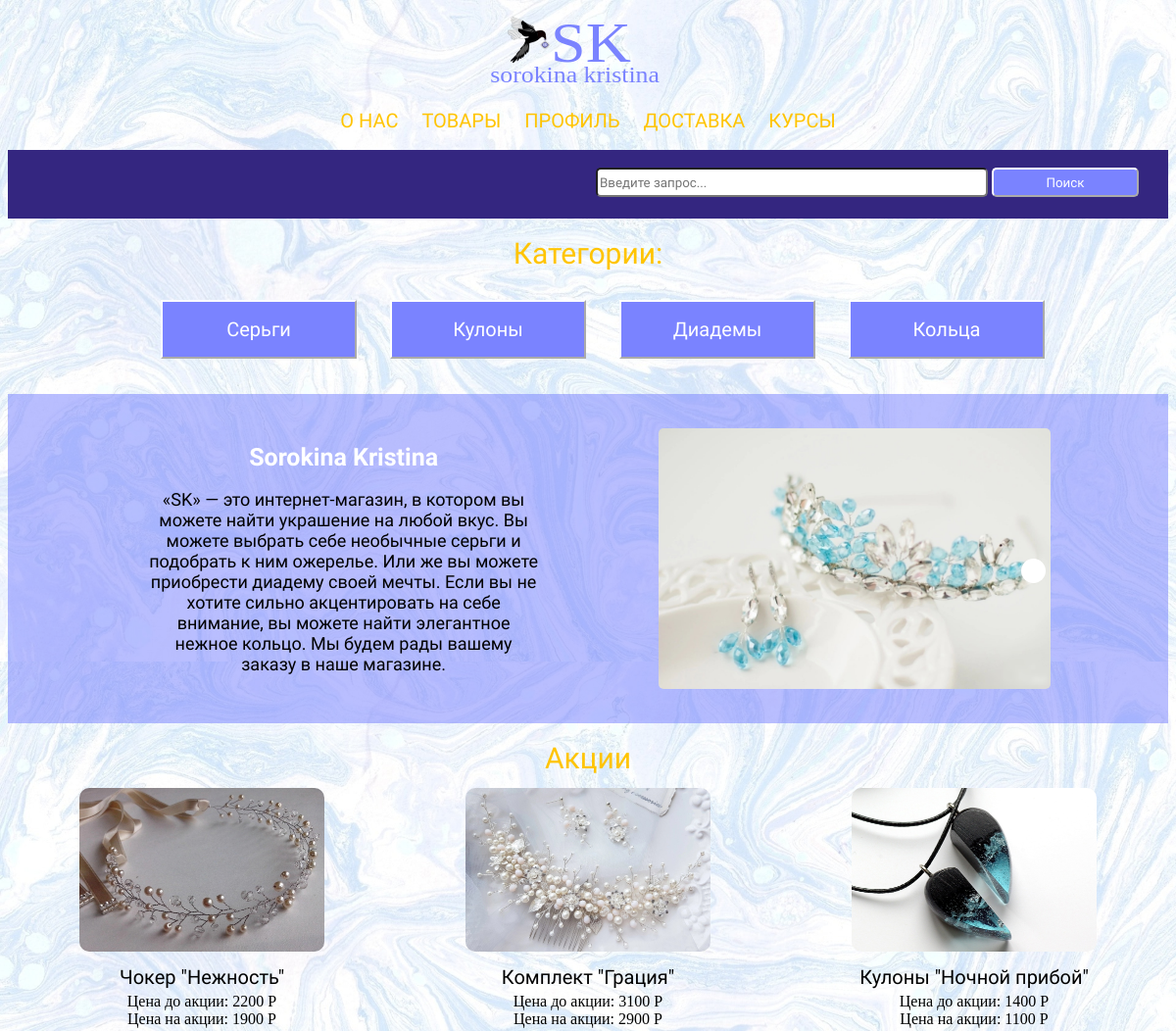
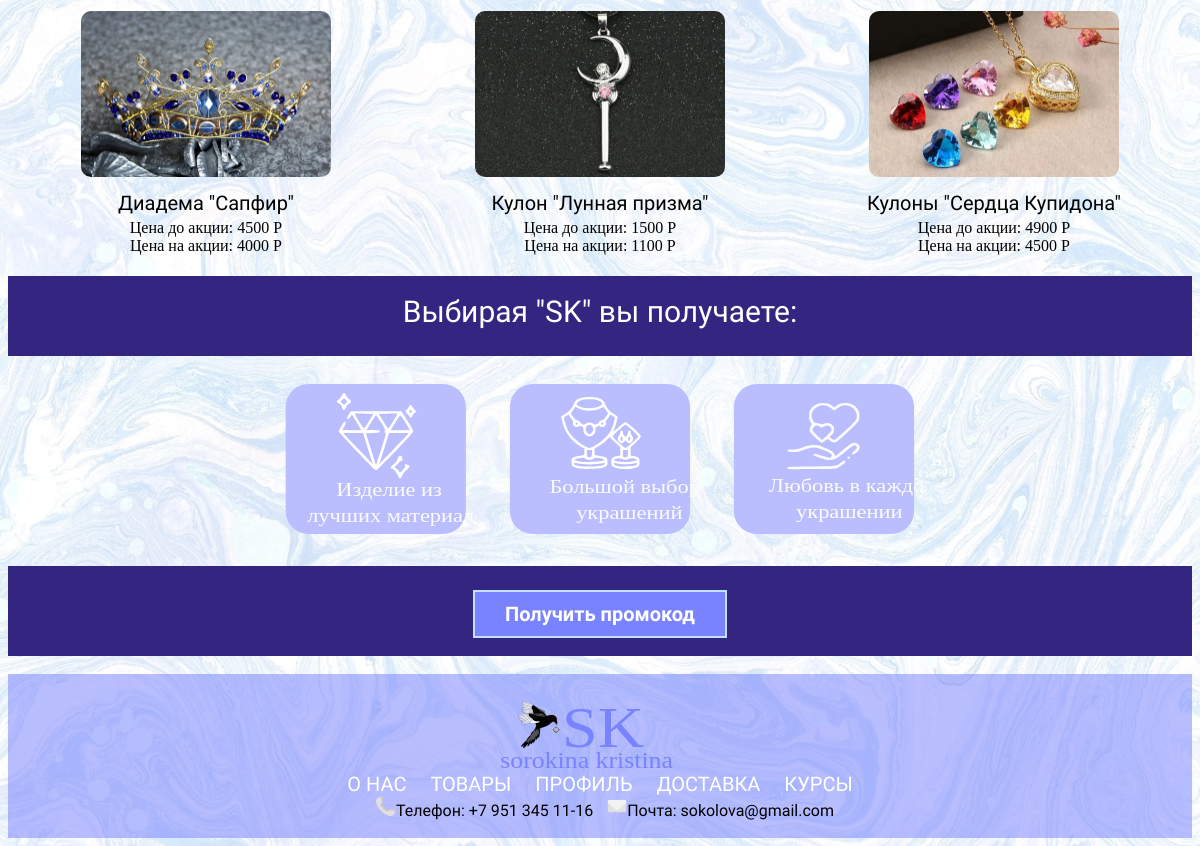
The page / on the database its author committed (2 pictures, top to bottom).
### tables this page shows
CREATE TABLE `stocks` (
  `id` int NOT NULL,
  `title` varchar(50) NOT NULL,
  `old_price` int NOT NULL,
  `new_price` int NOT NULL
);

### index.php (the view, shortened to what this page needs)
<html>
<head>
<link rel ="stylesheet" href="style/style.css">
<link rel ="stylesheet" href="style/mediastyle.css">
<link rel ="stylesheet" href="style/styleslider.css">
<link rel ="stylesheet" href="style/style3.css">
</head>
<body>
<div class="head">
<a href="index.php"><img class = "sk" src="picture/log.svg"></a> <br><br>
<a href="html/about_us.html">О нас</a>
<a href="html/products.php">Товары</a>
<a href="html/profile.php">Профиль</a>
<a href="html/delivery.html">Доставка</a>
<a href="html/courses.php">Курсы</a> <br><br>
</div>
<div class="search"> <br>
<input class="searchInput" type="text" placeholder="Введите запрос...">
<button class="searchBut" type="button"><a href="#">Поиск</a></button>
</div>
<div class="divCatalog"> <br>
<span class="catalogSpan">Категории:</span> <br>
<a href="html/products.php#earrings"><button class="catalog">Серьги</button></a>
<a href="html/products.php#pendant"><button class="catalog">Кулоны</button></a>
<a href="html/products.php#tiara"><button class="catalog">Диадемы</button></a>
<a href="html/products.php#rings"><button class="catalog">Кольца</button></a>
</div>
</div> <br><br>
<div class="infoDiv">
<table class="infoTable">
<tr>
<td class="inf"></td>
<td class="info">
<h1 class="infoH1">Sorokina Kristina</h1>
<p class="infoP">«SK» — это интернет-магазин, в котором вы можете найти украшение на любой вкус.
Вы можете выбрать себе необычные серьги и подобрать к ним ожерелье.
Или же вы можете приобрести диадему своей мечты.
Если вы не хотите сильно акцентировать на себе внимание, вы можете найти элегантное нежное кольцо.
Мы будем рады вашему заказу в наше магазине.</p>
</td>
<td>
<section id="slider_bl">
<div class="wrapper">
<div class="slider-wrapper">
<div class=inner>
<article>
<img src="picture/бело-голубая_диадема.jpg"/>
</article>
</div>
</div>
<div class="slider-prev-next-control">
<label for=slide2></label>
</div>
</div></section>
</td></tr>
</table>
</div>
<div class="stocks"> <br>
<span class="catalogSpan">
<?php
$host = 'localhost';
$user = 'root';
$pass = '';
$name = 'database';
$link = mysqli_connect($host, $user, $pass, $name);
if ($link == false) {
print("Акции временно недоступны"); }
else {
print("Акции"); }
?>
</span> <br>
<table class="stocksTable">
<tr>
<td><img src="picture/img1.jpg"></td>
<td><img src="picture/img2.jpg"></td>
<td><img src="picture/img3.jpg"></td>
</tr>
<tr class="titleStyleBD">
<?php
$sql_stocks_title = "SELECT * FROM `stocks` WHERE id = 1 or id = 2 or id = 3";
if ($result = $link->query($sql_stocks_title)) {
foreach($result as $row) {
$title = $row['title'];
print("<td>".$title."</td>");
}}
?>
</tr>
<tr>
<?php
$sql_stocks = "SELECT * FROM `stocks` WHERE id = 1 or id = 2 or id = 3";
if ($result = $link->query($sql_stocks)) {
foreach($result as $row) {
$old_price = $row['old_price'];
$new_price = $row['new_price'];
print("<td>"."Цена до акции: ".$old_price." Р ".
"<br> Цена на акции: ".$new_price." Р "."</td>");
}}
?>
</tr>
<tr>
<td><img src="picture/img4.jpg"></td>
<td><img src="picture/img5.jpg"></td>
<td><img src="picture/img6.jpg"></td>
</tr>
<tr class="titleStyleBD">
<?php
$sql_stocks_title = "SELECT * FROM `stocks` WHERE id = 4 or id = 5 or id = 6";
if ($result = $link->query($sql_stocks_title)) {
foreach($result as $row) {
$title = $row['title'];
print("<td>".$title."</td>");
}}
?>
</tr>
<tr>
<?php
$sql_stocks = "SELECT * FROM `stocks` WHERE id = 4 or id = 5 or id = 6";
if ($result = $link->query($sql_stocks)) {
foreach($result as $row) {
$old_price = $row['old_price'];
$new_price = $row['new_price'];
print("<td>"."Цена до акции: ".$old_price." Р ".
"<br> Цена на акции: ".$new_price." Р "."</td>");
}}
?>
</tr>
</table>
</div> <br>
<div class="bluefon">
<br><span class="bf">Выбирая "SK" вы получаете:</span> <br>
</div><br>
<div class="plusDiv">
<img class="plusImg" src="picture/icon1.svg">
<img class="plusImg" src="picture/icon2.svg">
<img class="plusImg" src="picture/icon3.svg">
<br>
</div> <br>
<div class="promo"> <br>
<div class="css-modal-details">
<details>
<summary>Получить промокод</summary>
</details>
</div>
</div> <br>
<div class="footer"> <br>
<img class = "sk" src="picture/log.svg"> <br>
<a href="html/about_us.html">О нас</a>
<a href="html/products.html">Товары</a>
<a href="html/profile.html">Профиль</a>
<a href="html/delivery.html">Доставка</a>
<a href="html/courses.html">Курсы</a> <br>
<img class="icon"src ="picture/icon1.png"><span>Телефон: +7 951 345 11-16</span>
<img class="icon"src ="picture/icon2.png"><span>Почта: sokolova@gmail.com</span> <br><br>
</div>
</body>
</html>

### style/style.css (style rules this page uses)
body { background: url(../picture/fon.jpg); background-size: 100%; overflow-x: hidden; }
span, p { font-family: 'El Messiri', sans-serif; }
.head { text-align: center; }
.head a { color: #ffc400; text-decoration: none; font-size: 20px; text-transform: uppercase; text-align: right; padding: 10px; font-family: 'El Messiri', sans-serif; }
.sk { width: 200px; height: 80px; }
.search { background-color: #342680; height: 70px; text-align: right; }
.search a { color: #ffffff; text-decoration: none; font-family: 'El Messiri', sans-serif; }
.searchInput { width: 400px; height: 30px; border-radius: 5px; margin-left: 10px; font-family: 'El Messiri', sans-serif; }
.searchBut { width: 150px; height: 30px; border-radius: 5px; background-color: #7a83ff; border-color: #ffffff; font-family: 'El Messiri', sans-serif; margin-right: 30px; }
.divCatalog { width: 100%; text-align: center; }
.catalogSpan { color: #ffc400; font-size: 30px; font-family: 'El Messiri', sans-serif; }
.catalog { background: #7a83ff; width: 200px; height: 60px; text-align: center; display: inline-block; color: #ffffff; border-color: #ffffff; margin-top: 30px; margin-left: 30px; font-family: 'El Messiri', sans-serif; font-size: 20px; }
.infoDiv { background-color: #7a83ff85; font-family: 'El Messiri', sans-serif; }
.infoTable { width: 100%; text-align: center; }
.inf { width: 10%; }
.info { width: 500px; }
.infoH1 { color: #ffffff; font-family: 'El Messiri', sans-serif; }
.infoP, .stocksSpan { font-family: 'El Messiri', sans-serif; font-size: 18px; }
.stocks { text-align: center; }
.stocks img { width: 400px; padding: 10px; border-radius: 20px; }
.stocksTable { width: 100%; text-align: center; }
.promo { background-color: #342680; text-align: center; height: 90px; }
.footer { text-align: center; background-color: #7a83ff85; }
.footer a { color: #ffffff; text-decoration: none; font-size: 20px; text-transform: uppercase; text-align: right; padding: 10px; font-family: 'El Messiri', sans-serif; }
.icon { width: 20px; height: 20px; margin-left: 10px; }
.bluefon { background-color: #342680; text-align: center; height: 80px; }
.bf { font-size: 30px; font-family: 'El Messiri', sans-serif; color: white; }
.plusDiv { font-family: 'El Messiri', sans-serif; text-align: center; }
.plusImg { width: 350px; height: 250px; padding: 10px; }
.titleStyleBD { font-family: 'El Messiri', sans-serif; font-size: 20px; }

### style/mediastyle.css (style rules this page uses)
@media screen and (min-width: 1001px) and (max-width: 1300px) { .stocks img { width: 250px; padding: 10px; } }
@media screen and (min-width: 1001px) and (max-width: 1300px) { .plusImg { width: 200px; height: 150px; padding: 10px; } }
@media screen and (min-width: 1001px) and (max-width: 1300px) { #slider_bl .slider-wrapper { width: 400px; } }
@media screen and (min-width: 1001px) and (max-width: 1300px) { #slider_bl #slide1:checked~.slider-prev-next-control label:nth-child(2), #slider_bl #slide2:checked~.slider-prev-next-control label:nth-child(3), #slider_bl #slide3:checked~.slider-prev-next-control label:nth-child(4), #slider_bl #slide4:checked~.slider-prev-next-control label:nth-child(5), #slider_bl #slide5:checked~.slider-prev-next-control label:nth-child(1) { position: absolute; margin-left: 370px; width: 25px; height: 25px; } }
@media screen and (min-width: 1001px) and (max-width: 1300px) { .infoH1 { color: #ffffff; font-family: 'El Messiri', sans-serif; } }
@media screen and (min-width: 1001px) and (max-width: 1300px) { .infoP { font-family: 'El Messiri', sans-serif; font-size: 18px; width: 400px; margin-left: 20px; margin-right: 100px; } }
@media screen and (min-width: 1001px) and (max-width: 1300px) { .infoH1 { font-family: 'El Messiri', sans-serif; font-size: 25px; width: 400px; margin-left: 20px; margin-right: 100px; } }

### style/style3.css (style rules this page uses)
.css-modal-details { height: 60px; display: flex; align-items: center; justify-content: center; }
.css-modal-details summary { display: inline-flex; margin: 10px; text-decoration: none; position: relative; font-size: 20px; line-height: 20px; padding: 12px 30px; color: #FFF; font-weight: bold; font-family: 'El Messiri', sans-serif; background-color: #7a83ff; cursor: pointer; border: 2px solid #BFE2FF; overflow: hidden; z-index: 1; }
.css-modal-details summary:before { content: ''; position: absolute; top: 0; right: -50px; bottom: 0; left: 0; border-right: 50px solid transparent; border-top: 50px solid #2e369f5f; transition: transform 0.5s; transform: translateX(-100%); z-index: -1; }

### rows shown on the page
stocks: title "Чокер \"Нежность\"", old_price "2200", new_price "1900"
stocks: title "Комплект \"Грация\"", old_price "3100", new_price "2900"
stocks: title "Кулоны \"Ночной прибой\"", old_price "1400", new_price "1100"
stocks: title "Диадема \"Сапфир\"", old_price "4500", new_price "4000"
stocks: title "Кулон \"Лунная призма\"", old_price "1500", new_price "1100"
stocks: title "Кулоны \"Сердца Купидона\"", old_price "4900", new_price "4500"
